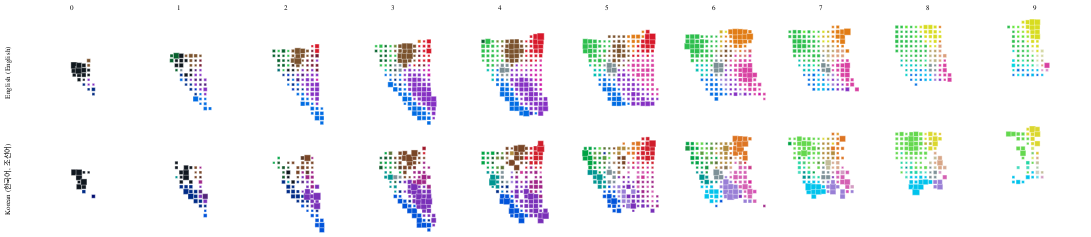

Describe this chart as a Vega-Lite specification.
### Vega-Lite specification from a JSON file in a GitHub repository (floating-point values rounded to 4 significant figures; data arrays with more than 128 entries replaced by an {"elided": "..."} marker saying what was removed)
{"$schema": "https://vega.github.io/schema/vega-lite/v3.json", "transform": [{"calculate": "datum.binA + -8", "as": "binA2"}, {"calculate": "datum.binB + -12", "as": "binB2"}, {"calculate": "10+datum.saliency", "as": "sal"}, {"calculate": "datum.lab", "as": "lab2"}], "config": {"view": {"stroke": null}, "background": "#fff"}, "facet": {"row": {"field": "lang", "type": "ordinal", "header": {"title": null}}, "column": {"field": "binL", "type": "ordinal", "header": {"title": null}}}, "spacing": {"row": -20, "column": -20}, "spec": {"layer": [{"height": 144, "width": 144, "mark": {"type": "square", "strokeWidth": "0.5", "stroke": "white"}, "encoding": {"x": {"field": "binA2", "type": "ordinal", "scale": {"domain": [-12, -11, -10, -9, -8, -7, -6, -5, -4, -3, -2, -1, 0, 1, 2, 3, 4, 5, 6, 7, 8, 9]}, "axis": null}, "y": {"field": "binB2", "type": "ordinal", "scale": {"domain": [9, 8, 7, 6, 5, 4, 3, 2, 1, 0, -1, -2, -3, -4, -5, -6, -7, -8, -9, -10, -11, -12]}, "axis": null}, "detail": {"field": "majorTerm", "type": "nominal"}, "size": {"field": "maxpTC", "type": "quantitative", "scale": {"range": [9, 100], "type": "pow", "exponent": 2.5, "zero": false}, "legend": null}, "opacity": {"condition": {"selection": "bins", "value": 1}, "value": 0}, "color": {"field": "majorTerm", "type": "nominal", "scale": {"domain": ["blue", "green", "purple", "pink", "red", "orange", "yellow", "magenta", "lightblue", "limegreen", "brown", "teal", "skyblue", "turquoise", "lightgreen", "hotpink", "darkblue", "gray", "aqua", "cyan", "yellowgreen", "darkgreen", "lime", "maroon", "lavender", "forestgreen", "indigo", "navyblue", "mintgreen", "gold", "darkpurple", "lightpurple", "mint", "tan", "lilac", "darkpink", "babyblue", "navy", "mustard", "black", "beige", "olive", "mauve", "peach", "burntorange", "periwinkle", "salmon", "burgundy", "lightpink", "coral", "darkbrown", "bluegray", "cream", "darkteal", "darkgray", "white", "보라", "파랑", "연두", "하늘", "초록", "자주", "빨강", "분홍", "연보라", "주황", "청록", "갈", "남", "노랑", "녹", "황토", "풀", "진분홍", "에메랄드", "검정", "다홍", "민트", "핑크", "회", "군청", "진보라", "진녹", "연녹", "고동", "카키", "옥", "핫핑크", "살구", "연갈", "겨자", "올리브", "연초록", "베이지", "연분홍", "적갈", "개나리", "바다", "진초록", "귤", "상아", "연노랑", "연하늘", "진노랑", "짙은분홍", "진하늘", "살", "형광", "진빨강", "금", "진갈", "레몬", "국방", "코랄", "탁한분홍", "진남", "짙은회", "잔디", "옅은갈", "미"], "range": ["rgb(0, 108, 227)", "rgb(45, 190, 77)", "rgb(133, 48, 195)", "rgb(216, 65, 161)", "rgb(215, 24, 42)", "rgb(225, 124, 21)", "rgb(216, 220, 32)", "rgb(203, 21, 167)", "rgb(0, 183, 238)", "rgb(91, 229, 48)", "rgb(122, 82, 45)", "rgb(0, 190, 178)", "rgb(0, 177, 239)", "rgb(0, 207, 199)", "rgb(85, 221, 100)", "rgb(221, 20, 149)", "rgb(0, 50, 197)", "rgb(123, 143, 148)", "rgb(0, 214, 209)", "rgb(0, 214, 225)", "rgb(150, 227, 49)", "rgb(6, 96, 44)", "rgb(112, 229, 55)", "rgb(120, 30, 51)", "rgb(152, 122, 210)", "rgb(12, 106, 47)", "rgb(62, 48, 192)", "rgb(0, 47, 138)", "rgb(0, 224, 148)", "rgb(207, 177, 33)", "rgb(79, 31, 122)", "rgb(169, 93, 212)", "rgb(46, 224, 157)", "rgb(180, 159, 103)", "rgb(159, 126, 214)", "rgb(202, 43, 121)", "rgb(36, 191, 237)", "rgb(0, 42, 129)", "rgb(195, 175, 36)", "rgb(16, 24, 30)", "rgb(189, 180, 135)", "rgb(110, 139, 55)", "rgb(151, 92, 145)", "rgb(218, 158, 123)", "rgb(212, 104, 22)", "rgb(112, 135, 217)", "rgb(212, 112, 109)", "rgb(112, 27, 50)", "rgb(215, 146, 202)", "rgb(216, 97, 96)", "rgb(61, 39, 28)", "rgb(82, 138, 160)", "rgb(213, 216, 165)", "rgb(0, 107, 116)", "rgb(53, 76, 86)", "rgb(200, 229, 219)", "rgb(121, 48, 184)", "rgb(0, 83, 218)", "rgb(100, 216, 78)", "rgb(0, 195, 236)", "rgb(0, 163, 68)", "rgb(159, 37, 135)", "rgb(208, 29, 43)", "rgb(212, 97, 179)", "rgb(153, 127, 214)", "rgb(221, 117, 35)", "rgb(0, 149, 145)", "rgb(121, 70, 39)", "rgb(0, 43, 134)", "rgb(219, 215, 46)", "rgb(24, 148, 64)", "rgb(176, 138, 60)", "rgb(91, 154, 62)", "rgb(205, 51, 146)", "rgb(34, 214, 163)", "rgb(16, 23, 31)", "rgb(209, 44, 66)", "rgb(69, 219, 189)", "rgb(214, 77, 181)", "rgb(126, 145, 152)", "rgb(14, 47, 142)", "rgb(82, 37, 121)", "rgb(19, 87, 42)", "rgb(118, 204, 111)", "rgb(89, 58, 39)", "rgb(91, 114, 55)", "rgb(11, 204, 171)", "rgb(212, 41, 154)", "rgb(216, 166, 135)", "rgb(162, 126, 93)", "rgb(187, 180, 47)", "rgb(114, 137, 59)", "rgb(72, 203, 120)", "rgb(194, 189, 154)", "rgb(211, 157, 195)", "rgb(119, 46, 42)", "rgb(223, 193, 46)", "rgb(0, 120, 204)", "rgb(0, 88, 47)", "rgb(222, 155, 45)", "rgb(172, 201, 168)", "rgb(208, 230, 107)", "rgb(103, 217, 234)", "rgb(225, 194, 29)", "rgb(203, 61, 137)", "rgb(0, 152, 235)", "rgb(215, 173, 149)", "rgb(129, 231, 72)", "rgb(158, 22, 40)", "rgb(171, 161, 55)", "rgb(76, 36, 31)", "rgb(209, 230, 101)", "rgb(56, 89, 51)", "rgb(193, 126, 126)", "rgb(180, 130, 159)", "rgb(0, 11, 112)", "rgb(55, 86, 95)", "rgb(101, 178, 64)", "rgb(136, 116, 80)", "rgb(204, 205, 193)"]}, "legend": null}}}, {"height": 144, "width": 144, "selection": {"bins": {"type": "single", "fields": ["majorTerm"], "on": "mouseover"}}, "mark": "square", "encoding": {"x": {"field": "binA2", "type": "ordinal", "scale": {"domain": [-12, -11, -10, -9, -8, -7, -6, -5, -4, -3, -2, -1, 0, 1, 2, 3, 4, 5, 6, 7, 8, 9]}, "axis": null}, "y": {"field": "binB2", "type": "ordinal", "scale": {"domain": [9, 8, 7, 6, 5, 4, 3, 2, 1, 0, -1, -2, -3, -4, -5, -6, -7, -8, -9, -10, -11, -12]}, "axis": null}, "opacity": {"value": 0}, "size": {"value": 81}, "tooltip": [{"field": "majorTerm", "type": "nominal", "title": "Max Prob. Term"}, {"field": "lab", "type": "nominal", "title": "Lab (L,a,b)"}]}}], "resolve": {"scale": {"color": "independent"}}}, "data": {"values": {"elided": "2162 records"}}}
